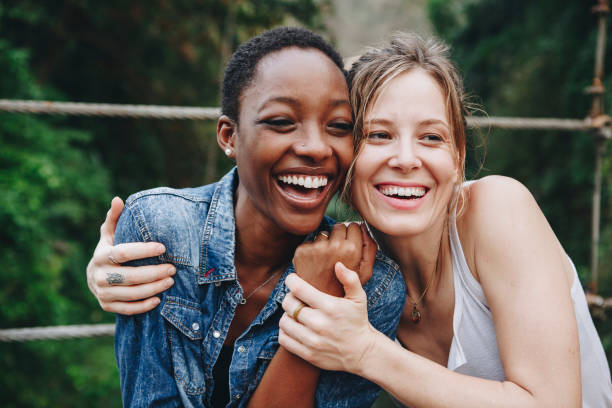
#> input picture pattern-recognition/atividades/atividade-06-revisao/haarcascade/people.jpg, 612 x 408 px
$ jupyter execute wavelet-de-haar.ipynb   (shell and % lines are left out)
#> lines starting #> are read from the running program, lines starting #| are printed output that depends on the picture; after the words box and inside, x2 and y2 are one past the last pixel; in counts of white or black regions, pixels touching at a corner belong together
[cell 1]
import numpy as np
import cv2
import matplotlib.pyplot as plt

[cell 2]
img = cv2.imread('people.jpg')
#> img is the input picture: shape (408, 612, 3); mean B, G, R 87.4, 95.9, 98.5
img_gray = cv2.cvtColor(img, cv2.COLOR_BGR2GRAY)
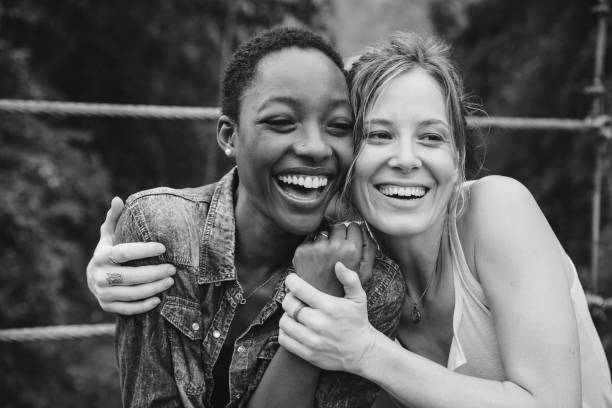
#> img_gray: shape (408, 612); min 2, max 254, mean 95.7
smile = cv2.CascadeClassifier('haarcascade_smile.xml')
face_frontal = cv2.CascadeClassifier('haarcascade_frontalface_default.xml')

[cell 3]
smile_recon = smile.detectMultiScale(img_gray, scaleFactor = 3.01, minNeighbors = 50)
#> smile_recon = [[253, 160, 108, 54], [349, 165, 108, 54]]
face_recon = face_frontal.detectMultiScale(img_gray, scaleFactor = 2.0, minNeighbors = 1)
#> face_recon = [[358, 98, 96, 96], [216, 45, 192, 192]]

[cell 4]
print('Sorrisos Encontrados: ', len(smile_recon))
#| Sorrisos Encontrados:  2
print('Rostos Encontrados: ', len(face_recon))
#| Rostos Encontrados:  2

[cell 5]
for (x, y, w, h) in smile_recon:
    cv2.rectangle(img, (x, y), (x+w, y+h), (255, 0, 0), 4)
#> this loop made 2 passes
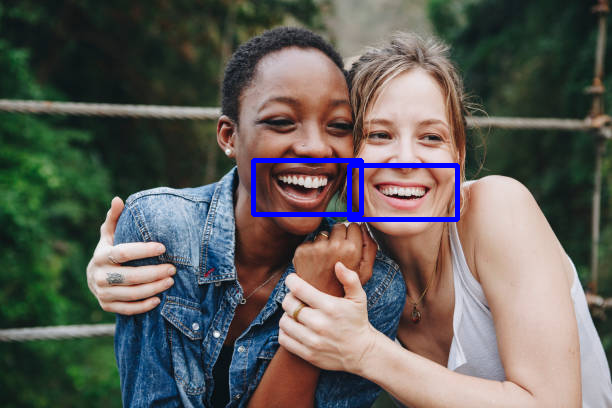
#> img: shape (408, 612, 3); 1.27% of pixels changed, all inside (x1, y1, x2, y2) = (251, 158, 460, 222)

for (x, y, w, h) in face_recon:
    cv2.rectangle(img, (x, y), (x+w, y+h), (0, 255, 0), 4)
#> this loop made 2 passes
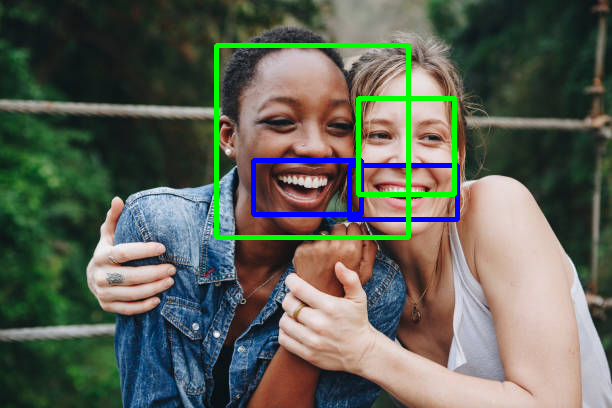
#> img: shape (408, 612, 3); 2.28% of pixels changed, all inside (x1, y1, x2, y2) = (214, 43, 457, 240)

[cell 6]
plt.imshow(cv2.cvtColor(img, cv2.COLOR_BGR2RGB))
